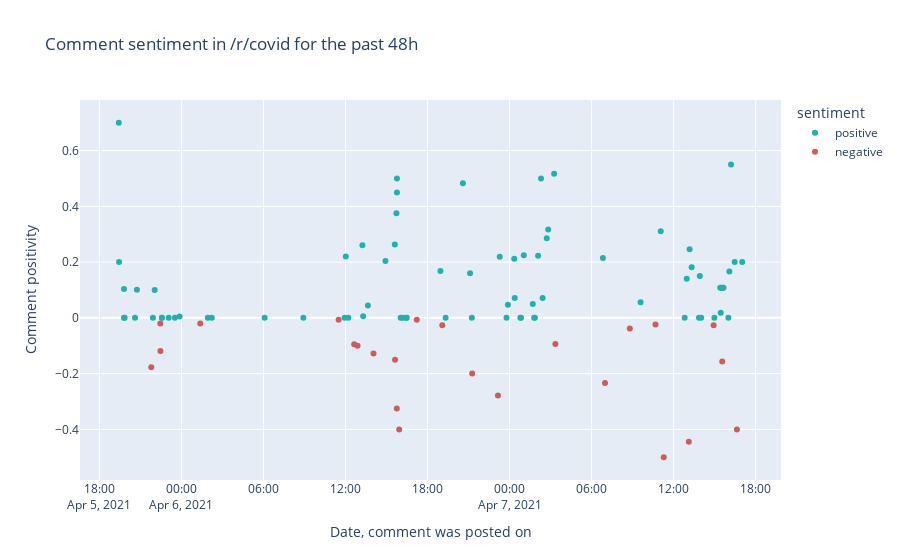

Write notebook code for a chart like this one.
### Markdown cell above
## /r/covid comment sentiment timeline <a class="anchor" id="5"></a>

### Code cell
data = get_reddit_data(data_type="comment", after=TIMEFRAME, size=1000, sort_type="score", sort="desc", subreddit=SUBREDDIT_OF_INTEREST).get("data")
df = pandas.DataFrame.from_records(data)[["author", "body", "created_utc", "score", "permalink"]]

df["sentiment_polarity"] = df.apply(lambda row: textblob.TextBlob(row["body"]).sentiment.polarity, axis=1)
df["sentiment_subjectivity"] = df.apply(lambda row: textblob.TextBlob(row["body"]).sentiment.subjectivity, axis=1)
df["sentiment"] = df.apply(lambda row: "positive" if row["sentiment_polarity"] >= 0 else "negative", axis=1)

df["preview"] = df["body"].str[0:50]

df["date"] = pandas.to_datetime(df['created_utc'],unit='s')

px.scatter(df, x="date", 
               y="sentiment_polarity",
               hover_data=["author", "permalink", "preview"],
               color_discrete_map={"positive": "lightseagreen", "negative": "indianred"},
               color="sentiment",
               size_max=10,
               labels={"sentiment_polarity": "Comment positivity", "date": "Date, comment was posted on"},
               title=f"Comment sentiment in /r/{SUBREDDIT_OF_INTEREST} for the past {TIMEFRAME}",
          )

### Figure 1 — Plotly figure (JSON) as saved in the notebook; plotly's stock layout.template omitted (floating-point values rounded to 4 significant figures; data arrays with more than 128 entries replaced by an {"elided": "..."} marker saying what was removed)
{"data": [{"customdata": {"elided": "76x3 str values"}, "hoverlabel": {"namelength": 0}, "hovertemplate": "sentiment=positive<br>Date, comment was posted on=%{x}<br>Comment positivity=%{y}<br>author=%{customdata[0]}<br>permalink=%{customdata[1]}<br>preview=%{customdata[2]}", "legendgroup": "positive", "marker": {"color": "lightseagreen", "symbol": "circle"}, "mode": "markers", "name": "positive", "showlegend": true, "type": "scatter", "x": ["2021-04-06T23:52:42", "2021-04-05T22:34:07", "2021-04-07T00:20:34", "2021-04-05T23:31:24", "2021-04-06T21:06:40", "2021-04-05T20:44:53", "2021-04-05T20:36:31", "2021-04-06T23:46:33", "2021-04-07T14:58:42", "2021-04-06T02:13:24", "2021-04-05T23:52:02", "2021-04-07T00:49:53", "2021-04-06T15:43:31", "2021-04-06T15:45:54", "2021-04-06T16:02:06", "2021-04-07T01:42:02", "2021-04-07T01:48:02", "2021-04-06T23:16:59", "2021-04-07T01:02:33", "2021-04-07T02:18:04", "2021-04-06T16:12:10", "2021-04-06T15:36:26", "2021-04-06T15:45:54", "2021-04-06T21:14:28", "2021-04-07T02:49:37", "2021-04-07T16:04:31", "2021-04-05T19:26:24", "2021-04-05T19:48:00", "2021-04-05T19:48:04", "2021-04-05T19:25:22", "2021-04-05T19:51:03", "2021-04-05T23:04:09", "2021-04-06T01:55:56", "2021-04-06T12:01:31", "2021-04-06T11:56:17", "2021-04-06T12:12:39", "2021-04-06T13:17:37", "2021-04-06T13:14:23", "2021-04-06T13:38:27", "2021-04-06T20:35:17", "2021-04-06T18:56:40", "2021-04-06T19:19:25", "2021-04-05T21:55:00", "2021-04-05T22:02:45", "2021-04-05T22:34:43", "2021-04-06T06:05:19", "2021-04-06T08:55:12", "2021-04-06T16:26:24", "2021-04-06T16:28:48", "2021-04-06T14:55:27", "2021-04-07T00:22:43", "2021-04-07T02:43:13", "2021-04-07T03:15:36", "2021-04-07T09:34:58", "2021-04-07T00:47:32", "2021-04-07T11:03:19", "2021-04-07T01:51:10", "2021-04-07T02:05:16", "2021-04-07T06:49:39", "2021-04-07T02:25:04", "2021-04-07T15:24:22", "2021-04-07T15:26:36", "2021-04-07T15:38:41", "2021-04-07T15:30:28", "2021-04-07T15:35:15", "2021-04-07T12:48:32", "2021-04-07T12:57:28", "2021-04-07T13:10:11", "2021-04-07T13:19:08", "2021-04-07T13:54:46", "2021-04-07T13:51:14", "2021-04-07T14:00:58", "2021-04-07T16:00:11", "2021-04-07T16:11:51", "2021-04-07T16:27:52", "2021-04-07T17:00:52"], "xaxis": "x", "y": [0.04727, 0, 0.2121, 0, 0.16, 0.1009, 0, 0, 0, 0, 0.005051, 0, 0.375, 0.5, 0, 0.05, 0, 0.2194, 0.2246, 0.5, 0, 0.2635, 0.45, 0, 0.3167, 0.1667, 0.2, 0, 0.104, 0.7, 0, 0, 0, 0.2202, 0, 0, 0.005556, 0.2607, 0.04414, 0.4833, 0.1685, 0, 0, 0.1, 0, 0, 0, 0, 0, 0.2038, 0.07086, 0.2857, 0.5167, 0.05577, 0, 0.3111, 0, 0.2227, 0.2149, 0.07143, 0.1083, 0.01875, 0.1083, 0.1083, 0.1083, 0, 0.14, 0.2466, 0.182, 0.15, 0, 0, 0, 0.55, 0.2, 0.2], "yaxis": "y"}, {"customdata": [["mabelmagalhaes", "/r/COVID/comments/mlk9zh/tested_negative_twice_but_still_feeling_some/gtm6sz1/", "I agree it could be the flu as far as I know or co"], ["Thud2", "/r/COVID/comments/mm0usu/morgan_freeman_rips_antivaxxers_on_daily_show_get/gtp5dcv/", "The mRNA from the mRNA vaccines do not interact wi"], ["GrouchoBark", "/r/COVID/comments/mko2b9/vaccinations_vs_current_variants_need_perspective/gtirb1k/", "I totally agree with your assessment. With the “be"], ["boomerismylastname", "/r/COVID/comments/ml9a8s/april_2020/gtk3hnp/", "Not when nurses and other health care workers are "], ["roberj11", "/r/COVID/comments/ml9a8s/april_2020/gtk9tda/", "So you only left your home 20 times in a whole yea"], ["GrouchoBark", "/r/COVID/comments/ml8rwo/i_may_be_infected/gtkbehd/", "You know the answer, act as you are infected until"], ["shugzybossman", "/r/COVID/comments/mjxkj2/covid_sucks_rant/gtkjpga/", "You must be really embarrassed then being correcte"], ["mikkimball0664", "/r/COVID/comments/mkidkd/anyone_w_diabetes_who_has_been_vaccinated/gtmkm4t/", "I was sick for three days after the first  to a mo"], ["roberj11", "/r/COVID/comments/ml9a8s/april_2020/gtloqu0/", "I am certainly not a COVID denier nor anti vaccine"], ["6018674512", "/r/COVID/comments/mibnss/asu_watching_new_covid19_arizona_variant_with_a/gti1vuy/", "You should probably smoke a little less weed."], ["cucumbersnails", "/r/COVID/comments/mkr0yh/vaccine_effects_on_ferritin_levels/gti6oxt/", "Iron definitely is such a common diagnosis, the va"], ["Haykat12", "/r/COVID/comments/mkk1pm/exposed_to_covid_day_of_first_vaccine/gti6rcy/", "But what’s strange is my county is now only consid"], ["iDioticArmyBianca", "/r/COVID/comments/mkenlf/so_i_made_a_poster/gtkw9fd/", "Oh yea u are!! \nFacts abt u being stupid:)"], ["Ok-Requirement-2992", "/r/COVID/comments/mkenlf/so_i_made_a_poster/gtkypww/", "False facts &lt;33"], ["sneakpeekbot", "/r/COVID/comments/mkenlf/so_i_made_a_poster/gtkxajp/", "Here's a sneak peek of /r/tooktoomuch using the [t"], ["boomerismylastname", "/r/COVID/comments/ml9a8s/april_2020/gtl9ep2/", "Okay the apartment prices in the area sky rocketed"], ["DeliatheDragon", "/r/COVID/comments/mlp6id/why_arent_there_full_lockdowns_anymore/gtndkpr/", "Because humans are naturally social animals. We ar"], ["Sewreader", "/r/COVID/comments/mlshvp/covid_long_haul/gto1y23/", "It can take a long time to get over. Write down wh"], ["roberj11", "/r/COVID/comments/mlnnx9/a_covid_vaccine_side_effect_enlarged_lymph_nodes/gto94d5/", "Even if they did have cancer the emergency room or"], ["hitwallinfashion-13-", "/r/COVID/comments/mlxalu/would_covid_vaccine_kill_you_in_few_years/gtobugy/", "You can take the historian approach and wait 10 ye"], ["Obvious_Stuff3193", "/r/COVID/comments/mm10be/covid_vaccine_why_or_why_shouldnt_i_get_it/gtp09zg/", "I'll say one thing. NO ONE has died from the vacci"], ["Thud2", "/r/COVID/comments/mkg9h0/covid_arm_never_left/gtnv7rj/", "I'm sorry. I apologized because I thought you were"], ["EntireCalligrapher26", "/r/COVID/comments/mlnme3/have_an_vax_appt_but_on_the_fence/gtomji1/", "Sorry but you don't have degrees or are trained in"], ["Courtneyjanebeasley", "/r/COVID/comments/mm60oa/is_there_a_chance_i_had_covid_in_february_2020/gtped3y/", "Sorry to hear that. I got an antibody test in Dece"]], "hoverlabel": {"namelength": 0}, "hovertemplate": "sentiment=negative<br>Date, comment was posted on=%{x}<br>Comment positivity=%{y}<br>author=%{customdata[0]}<br>permalink=%{customdata[1]}<br>preview=%{customdata[2]}", "legendgroup": "negative", "marker": {"color": "indianred", "symbol": "circle"}, "mode": "markers", "name": "negative", "showlegend": true, "type": "scatter", "x": ["2021-04-06T21:15:59", "2021-04-07T15:33:23", "2021-04-06T01:22:50", "2021-04-06T11:29:56", "2021-04-06T12:38:07", "2021-04-06T12:52:58", "2021-04-06T14:03:09", "2021-04-06T23:09:04", "2021-04-06T19:04:55", "2021-04-05T21:47:57", "2021-04-05T22:27:26", "2021-04-05T22:27:59", "2021-04-06T15:37:45", "2021-04-06T15:55:45", "2021-04-06T15:45:21", "2021-04-06T17:12:57", "2021-04-07T03:21:06", "2021-04-07T08:47:39", "2021-04-07T10:40:23", "2021-04-07T11:16:33", "2021-04-07T14:55:35", "2021-04-07T06:58:57", "2021-04-07T13:06:29", "2021-04-07T16:37:42"], "xaxis": "x", "y": [-0.2, -0.1561, -0.02, -0.006944, -0.09444, -0.1, -0.1278, -0.2786, -0.02669, -0.1771, -0.02, -0.1185, -0.15, -0.4, -0.325, -0.006786, -0.09411, -0.03812, -0.02369, -0.5, -0.0269, -0.2333, -0.4444, -0.4], "yaxis": "y"}], "layout": {"legend": {"title": {"text": "sentiment"}, "tracegroupgap": 0}, "title": {"text": "Comment sentiment in /r/covid for the past 48h"}, "xaxis": {"anchor": "y", "domain": [0, 1], "title": {"text": "Date, comment was posted on"}}, "yaxis": {"anchor": "x", "domain": [0, 1], "title": {"text": "Comment positivity"}}}}
